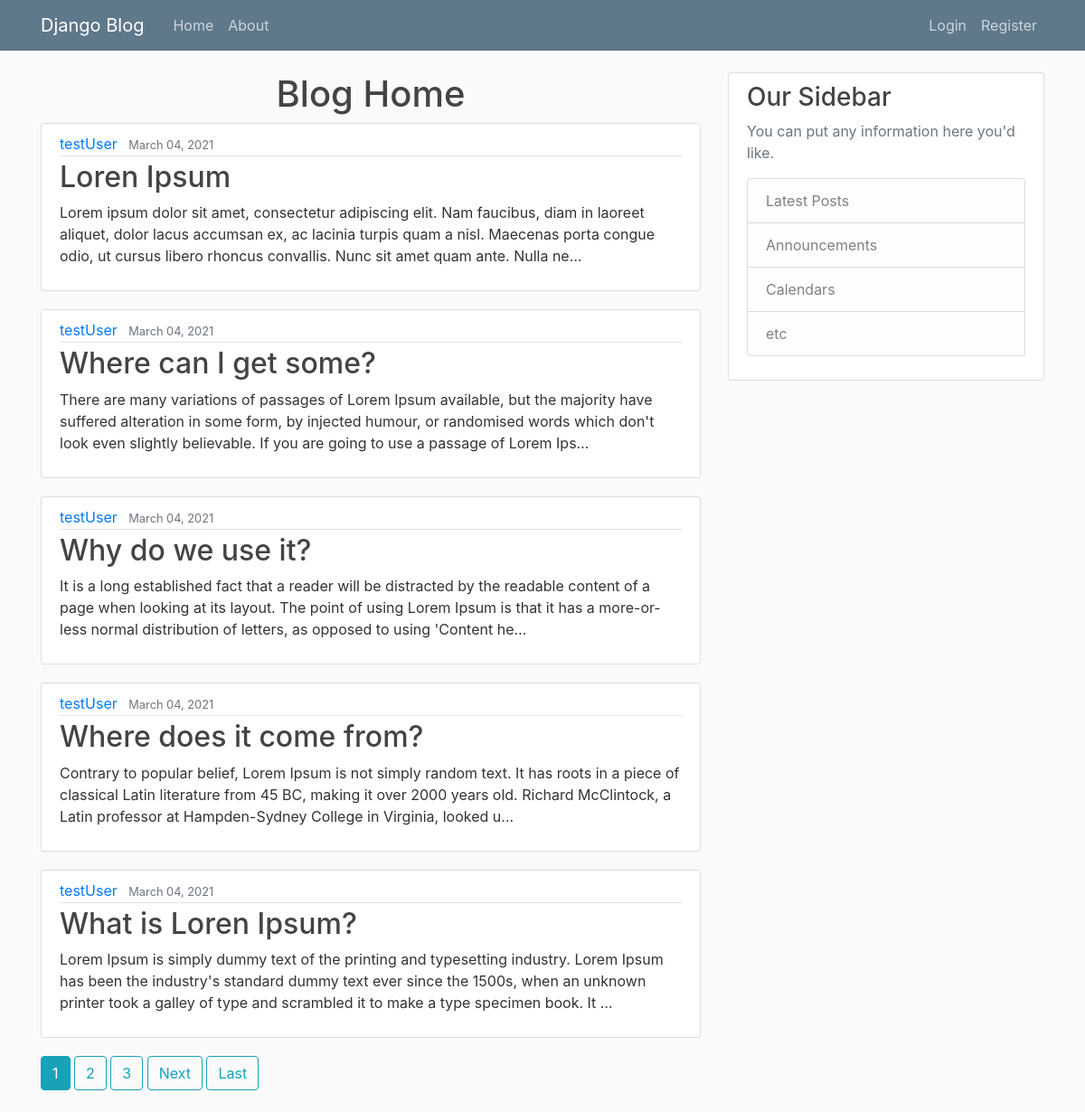
The page / on the database its author committed.
### blog/models.py (models this page shows, shortened)
class Post(models.Model):
    title = models.CharField(max_length=100)
    content = models.TextField()
    date_posted = models.DateTimeField(default=current_time)
    author = models.ForeignKey(User, on_delete=models.CASCADE)

### blog/views.py (the view)
# urls.py: path('', PostListView.as_view(), name='blog-home'),
class PostListView(ListView):
    model = Post
    template_name = 'blog/home.html'
    context_object_name = 'posts'
    ordering = ['-date_posted']  # Sorting blogs by latest to oldest
    paginate_by = 5

### blog/templates/blog/home.html (shortened to what this page needs)
{% extends 'blog/base.html' %}
{% block content %}
    <center><h1>Blog Home</h1></center>
    {% for post in posts %}
        <article class="media content-section">
            <div class="media-body">
                <div class="article-metadata">
                    <a class="mr-2" href="{% url 'user-posts' post.author.username %}">{{ post.author }}</a>
                    <small class="text-muted">{{ post.date_posted|date:"F d, Y" }}</small>
                </div>
                <h2><a class="article-title" href="{% url 'post-detail' post.id %}">{{ post.title }}</a></h2>
                <p class="article-content">{{ post.content|truncatechars:250 }}</p>
            </div>
        </article>
    {% endfor %}
    {% if is_paginated %}
        {% for num in page_obj.paginator.page_range %}
            {% if page_obj.number == num %}
                <a class="btn btn-info mb-4" href="?page={{ num }}">{{ num }}</a>
            {% elif num > page_obj.number|add:'-3' and num < page_obj.number|add:'3' %}
                <a class="btn btn-outline-info mb-4" href="?page={{ num }}">{{ num }}</a>
            {% endif %}
        {% endfor %}
        {% if page_obj.has_next %}
            <a class="btn btn-outline-info mb-4" href="?page={{ page_obj.next_page_number }}">Next</a>
            <a class="btn btn-outline-info mb-4" href="?page={{ page_obj.paginator.num_pages }}">Last</a>
        {% endif %}
    {% endif %}
{% endblock %}

### blog/templates/blog/base.html (shortened to what this page needs)
{% load static %}
<!DOCTYPE html>
<html lang="en">
<head>
    <link rel="stylesheet" href="https://maxcdn.bootstrapcdn.com/bootstrap/4.0.0/css/bootstrap.min.css"
>
    <link rel="stylesheet" type="text/css" href="{% static 'blog/main.css' %}">
</head>
<body>
    <header class="site-header">
        <nav class="navbar navbar-expand-md navbar-dark bg-steel fixed-top">
            <div class="container">
                <a class="navbar-brand mr-4" href="{% url 'blog-home' %}">Django Blog</a>
                <div class="collapse navbar-collapse" id="navbarToggle">
                    <div class="navbar-nav mr-auto">
                        <a class="nav-item nav-link" href="{% url 'blog-home' %}">Home</a>
                        <a class="nav-item nav-link" href="{% url 'blog-about' %}">About</a>
                    </div>
                    <div class="navbar-nav">
                        {% if user.is_authenticated %}
                            <a class="nav-item nav-link" href="{% url 'post-create' %}">Create a Post</a>
                            <a class="nav-item nav-link" href="{% url 'profile' %}">Profile</a>
                            <a class="nav-item nav-link" href="{% url 'logout' %}">Logout</a>
                        {% else %}
                            <a class="nav-item nav-link" href="{% url 'login' %}">Login</a>
                            <a class="nav-item nav-link" href="{% url 'register' %}">Register</a>
                        {% endif %}
                    </div>
                </div>
            </div>
        </nav>
    </header>
    <main role="main" class="container">
        <div class="row">
            <div class="col-md-8">
                {% block content %}{% endblock %}
            </div>
            <div class="col-md-4">
                <div class="content-section">
                    <h3>Our Sidebar</h3>
                    <p class='text-muted'>You can put any information here you'd like.
                    <ul class="list-group">
                        <li class="list-group-item list-group-item-light">Latest Posts</li>
                        <li class="list-group-item list-group-item-light">Announcements</li>
                        <li class="list-group-item list-group-item-light">Calendars</li>
                        <li class="list-group-item list-group-item-light">etc</li>
                    </ul>
                    </p>
                </div>
            </div>
        </div>
    </main>
</body>
</html>

### blog/static/blog/main.css (style rules this page uses)
body { background: #fafafa; color: #333333; margin-top: 5rem; }
h1, h2, h3, h4, h5, h6 { color: #444444; }
ul { margin: 0; }
.bg-steel { background-color: #5f788a; }
.site-header .navbar-nav .nav-link { color: #cbd5db; }
.content-section { background: #ffffff; padding: 10px 20px; border: 1px solid #dddddd; border-radius: 3px; margin-bottom: 20px; }
.article-title { color: #444444; }
.article-content { white-space: pre-line; }
.article-metadata { padding-bottom: 1px; margin-bottom: 4px; border-bottom: 1px solid #e3e3e3 }

### rows shown on the page
Post: author "testUser", date_posted "March 04, 2021", title "Loren Ipsum", content "Lorem ipsum dolor sit amet, consectetur adipiscing elit. Nam faucibus, diam in laoreet aliquet, dolor lacus accumsan ex, ac lacinia turpis quam a nisl. Maecenas porta congue odio, ut cursus libero rhoncus convallis. Nunc sit amet quam ante. Nulla ne…"
Post: author "testUser", date_posted "March 04, 2021", title "Where can I get some?", content "There are many variations of passages of Lorem Ipsum available, but the majority have suffered alteration in some form, by injected humour, or randomised words which don't look even slightly believable. If you are going to use a passage of Lorem Ips…"
Post: author "testUser", date_posted "March 04, 2021", title "Why do we use it?", content "It is a long established fact that a reader will be distracted by the readable content of a page when looking at its layout. The point of using Lorem Ipsum is that it has a more-or-less normal distribution of letters, as opposed to using 'Content he…"
Post: author "testUser", date_posted "March 04, 2021", title "Where does it come from?", content "Contrary to popular belief, Lorem Ipsum is not simply random text. It has roots in a piece of classical Latin literature from 45 BC, making it over 2000 years old. Richard McClintock, a Latin professor at Hampden-Sydney College in Virginia, looked u…"
Post: author "testUser", date_posted "March 04, 2021", title "What is Loren Ipsum?", content "Lorem Ipsum is simply dummy text of the printing and typesetting industry. Lorem Ipsum has been the industry's standard dummy text ever since the 1500s, when an unknown printer took a galley of type and scrambled it to make a type specimen book. It …"

### other values the page prints
{{ num }} "1"
{{ num }} "2" "3"
